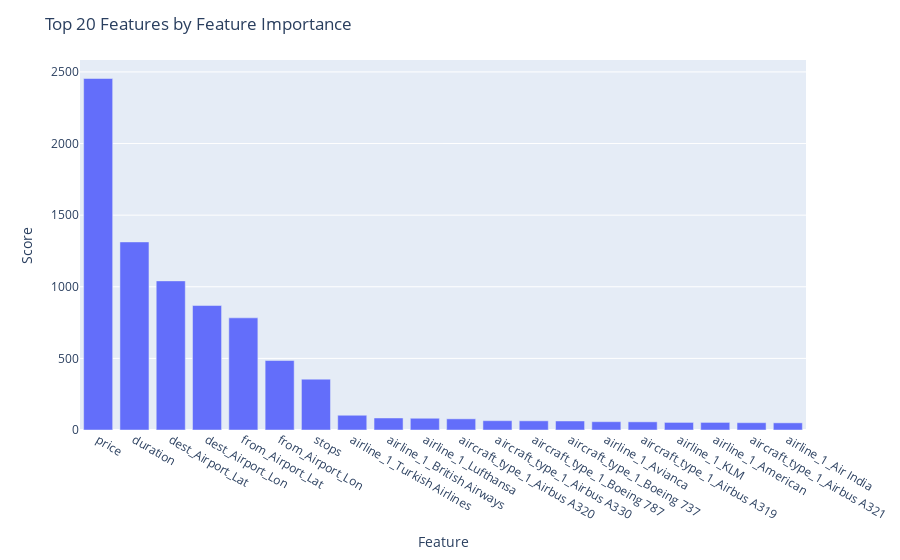

Notebook source saved alongside this figure:
### Code cell
# Graph Top 20 Features
rslt_df = data.sort_values(by = 'score', ascending = False).head(20)
fig = px.bar(rslt_df)
fig.update_layout( title='Top 20 Features by Feature Importance',
                  xaxis_title='Feature', yaxis_title='Score', showlegend=False)
fig.show()
# export Graph
fig.write_html(f"visualizations/Top_20_Features.html")

### Figure 1 — Plotly figure (JSON) as saved in the notebook; plotly's stock layout.template omitted (floating-point values rounded to 4 significant figures)
{"data": [{"alignmentgroup": "True", "hovertemplate": "variable=score<br>index=%{x}<br>value=%{y}<extra></extra>", "legendgroup": "score", "marker": {"color": "#636efa"}, "name": "score", "offsetgroup": "score", "orientation": "v", "showlegend": true, "textposition": "auto", "type": "bar", "x": ["price", "duration", "dest_Airport_Lat", "dest_Airport_Lon", "from_Airport_Lat", "from_Airport_Lon", "stops", "airline_1_Turkish Airlines", "airline_1_British Airways", "airline_1_Lufthansa", "aircraft_type_1_Airbus A320", "aircraft_type_1_Airbus A330", "aircraft_type_1_Boeing 787", "aircraft_type_1_Boeing 737", "airline_1_Avianca", "aircraft_type_1_Airbus A319", "airline_1_KLM", "airline_1_American", "aircraft_type_1_Airbus A321", "airline_1_Air India"], "xaxis": "x", "y": [2454, 1313, 1041, 869, 783, 485, 355, 103, 84, 82, 78, 65, 64, 63, 58, 57, 53, 53, 51, 50], "yaxis": "y"}], "layout": {"barmode": "relative", "legend": {"title": {"text": "variable"}, "tracegroupgap": 0}, "margin": {"t": 60}, "showlegend": false, "title": {"text": "Top 20 Features by Feature Importance"}, "xaxis": {"anchor": "y", "domain": [0, 1], "title": {"text": "Feature"}}, "yaxis": {"anchor": "x", "domain": [0, 1], "title": {"text": "Score"}}}}
